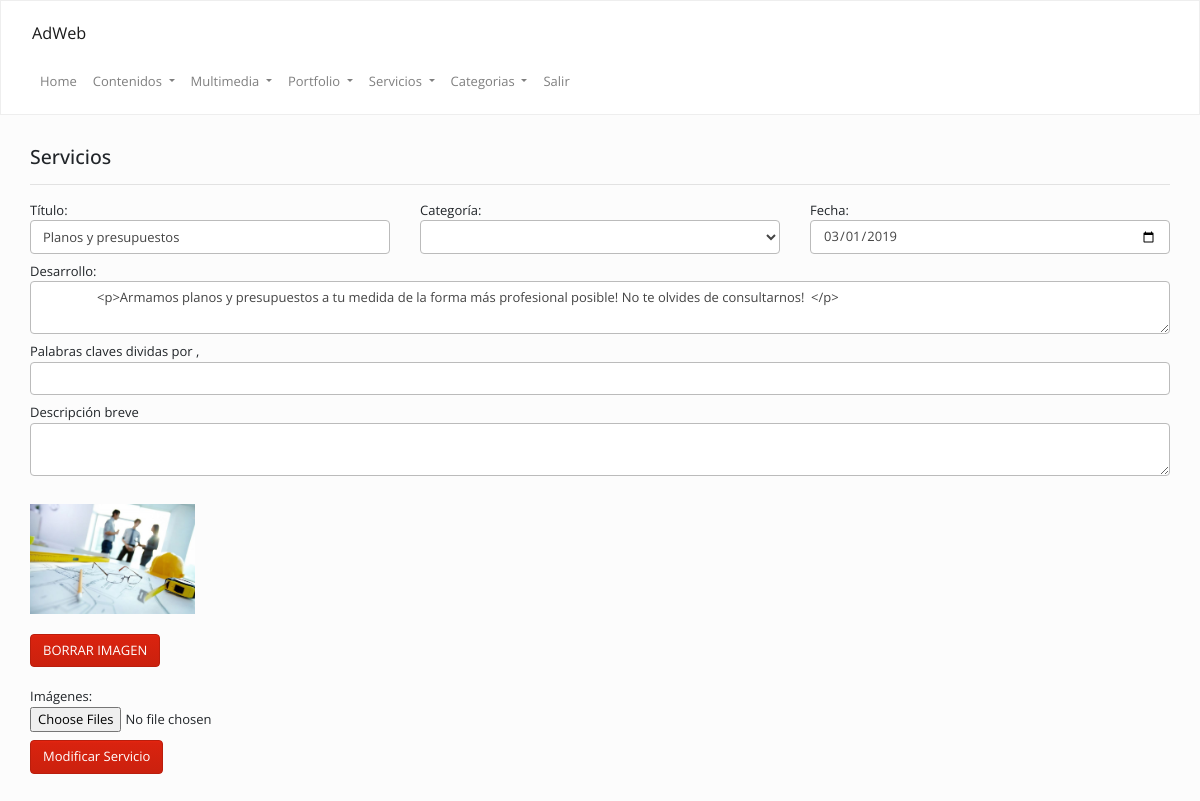
/admin/index.php?op=servicios&accion=modificar&cod=f038a29a86 (signed in), run on the app's committed database.
### tables this page shows
CREATE TABLE `servicios` (
  `id` int(11) NOT NULL,
  `cod` varchar(255) DEFAULT NULL,
  `titulo` text,
  `desarrollo` text,
  `categoria` text,
  `keywords` text,
  `description` text,
  `fecha` date DEFAULT NULL
);

CREATE TABLE `imagenes` (
  `id` int(11) NOT NULL,
  `ruta` varchar(255) NOT NULL,
  `cod` varchar(255) NOT NULL
);

### Config/Autoload.php (called while the page is built, shortened)
<?php
class autoload
{
    public static function runAdmin()
    {
        spl_autoload_register(
            function ($clase)
            {
                $ruta = str_replace("\\", "/", $clase) . ".php";
            }
        );
    }
}

### Clases/Conexion.php (called while the page is built, shortened)
<?php namespace Clases;
class Conexion
{
    private $datos = array("host"=> "localhost","user"=> "root","pass"=> "","db"  => "gema_desarrollos");
    private $con;
    public function __construct()
    {
        $this->con = mysqli_connect($this->datos["host"], $this->datos["user"], $this->datos["pass"], $this->datos["db"]);
        mysqli_set_charset($this->con,'utf8');
    }
    public function sqlReturn($query)
    {
        $dato = $this->con->query($query);
        return $dato;
    }
}

### Clases/Servicios.php (called while the page is built, shortened)
<?php
class Servicios
{
    public $cod;
    private $con;
    public function __construct()
    {
        $this->con = new Conexion();
    }
    public function view()
    {
        $sql   = "SELECT * FROM `servicios` WHERE cod = '{$this->cod}' ORDER BY id DESC";
        $notas = $this->con->sqlReturn($sql);
        $row   = mysqli_fetch_assoc($notas);
        return $row;
    }
}

### admin/inc/servicios/modificar.php (the view, shortened to what this page needs)
<?php
$servicios = new Clases\Servicios();
$imagenes  = new Clases\Imagenes();
$cod       = $funciones->antihack_mysqli(isset($_GET["cod"]) ? $_GET["cod"] : '');
$servicios->set("cod", $cod);
$servicio = $servicios->view();
$imagenes->set("cod", $servicio["cod"]);
$imagenes->set("link", "servicios&accion=modificar");
?>
<div class="col-md-12 ">
    <h4>
        Servicios
    </h4>
    <hr/>
    <form method="post" class="row" enctype="multipart/form-data">
        <label class="col-md-4">
            Título:<br/>
            <input type="text" value="<?=$servicio["titulo"]?>" name="titulo">
        </label>
        <label class="col-md-4">
            Categoría:<br/>
            <select name="categoria">
            </select>
        </label>
        <label class="col-md-4">
            Fecha:<br/>
            <input type="date" name="fecha" value="<?=$servicio["fecha"]?>">
        </label>
        <label class="col-md-12">
            Desarrollo:<br/>
            <textarea name="desarrollo" class="ckeditorTextarea">
                <?=$servicio["desarrollo"];?>
            </textarea>
        </label>
        <label class="col-md-12">
            Palabras claves dividas por ,<br/>
            <input type="text" name="keywords" value="<?=$servicio["keywords"]?>">
        </label>
        <label class="col-md-12">
            Descripción breve<br/>
            <textarea name="description">
                <?=$servicio["description"]?>
            </textarea>
        </label>
        <br/>
        <div class="col-md-12">
            <div class="row">
                <?php
                $imagenes->imagenesAdmin();
                ?>
            </div>
        </div>
        <label class="col-md-12">
            Imágenes:<br/>
            <input type="file" id="file" name="files[]" multiple="multiple" accept="image/*" />
        </label>
        <br/>
        <div class="col-md-12">
            <input type="submit" class="btn btn-primary" name="agregar" value="Modificar Servicio" />
        </div>
    </form>
</div>

### Clases/Imagenes.php (shortened to what this page needs)
<?php
class Imagenes
{
    public $link;
    public $cod;
    private $con;
    public function __construct()
    {
        $this->con = new Conexion();
    }
    public function imagenesAdmin()
    {
        $sql      = "SELECT * FROM `imagenes` WHERE cod = '{$this->cod}' ORDER BY id DESC";
        $imagenes = $this->con->sqlReturn($sql);
        while ($row = mysqli_fetch_assoc($imagenes)) {
            echo "<div class='col-md-2 mb-20 mt-20'>";
            echo "<img src='../" . $row["ruta"] . "' width='100%'  class='mb-20' />";
            echo "<a href='" . URL . "/index.php?op={$this->link}&cod=" . $row["cod"] . "&borrarImg=" . $row["id"] . "' class='btn btn-primary'>BORRAR IMAGEN</a>";
            echo "</div>";
        };
    }
}

### admin/css/style.css (style rules this page uses)
.mt-20 { margin-top: 20px !important; }
.mb-20 { margin-bottom: 20px !important; }

### data on the page
servicios: titulo "Planos y presupuestos", fecha "03/01/2019", desarrollo "<p>Armamos planos y presupuestos a tu medida de la forma más profesional posible! No te olvides de consultarnos! </p>"
imagenes: ruta (picture)
